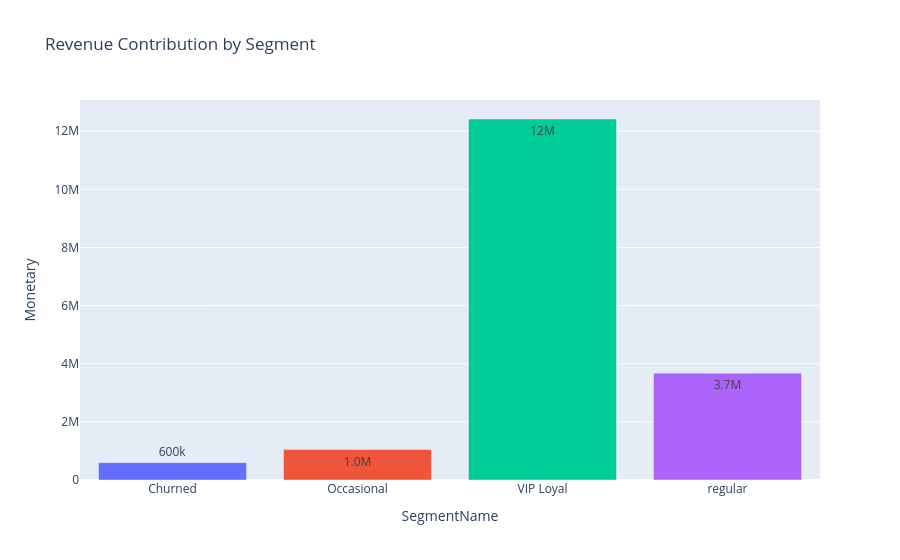

The notebook cell this image was saved under:
### Markdown cell above
# Revenue Contribution

### Code cell
rev_seg = rfm.groupby('SegmentName')['Monetary'].sum().reset_index()

fig_rev = px.bar(
    rev_seg,
    x='SegmentName',
    y='Monetary',
    color='SegmentName',
    text_auto='.2s',
    title='Revenue Contribution by Segment'
)

fig_rev.update_layout(showlegend=False)
fig_rev.show()

### Figure 1 — Plotly figure (JSON) as saved in the notebook; plotly's stock layout.template omitted (floating-point values rounded to 4 significant figures)
{"data": [{"hovertemplate": "SegmentName=%{x}<br>Monetary=%{y}<extra></extra>", "legendgroup": "Churned", "marker": {"color": "#636efa", "pattern": {"shape": ""}}, "name": "Churned", "orientation": "v", "showlegend": true, "textposition": "auto", "texttemplate": "%{y:.2s}", "type": "bar", "x": ["Churned"], "xaxis": "x", "y": [596900.0], "yaxis": "y"}, {"hovertemplate": "SegmentName=%{x}<br>Monetary=%{y}<extra></extra>", "legendgroup": "Occasional", "marker": {"color": "#EF553B", "pattern": {"shape": ""}}, "name": "Occasional", "orientation": "v", "showlegend": true, "textposition": "auto", "texttemplate": "%{y:.2s}", "type": "bar", "x": ["Occasional"], "xaxis": "x", "y": [1049000.0], "yaxis": "y"}, {"hovertemplate": "SegmentName=%{x}<br>Monetary=%{y}<extra></extra>", "legendgroup": "VIP Loyal", "marker": {"color": "#00cc96", "pattern": {"shape": ""}}, "name": "VIP Loyal", "orientation": "v", "showlegend": true, "textposition": "auto", "texttemplate": "%{y:.2s}", "type": "bar", "x": ["VIP Loyal"], "xaxis": "x", "y": [12420000.0], "yaxis": "y"}, {"hovertemplate": "SegmentName=%{x}<br>Monetary=%{y}<extra></extra>", "legendgroup": "regular", "marker": {"color": "#ab63fa", "pattern": {"shape": ""}}, "name": "regular", "orientation": "v", "showlegend": true, "textposition": "auto", "texttemplate": "%{y:.2s}", "type": "bar", "x": ["regular"], "xaxis": "x", "y": [3677000.0], "yaxis": "y"}], "layout": {"barmode": "relative", "legend": {"title": {"text": "SegmentName"}, "tracegroupgap": 0}, "showlegend": false, "title": {"text": "Revenue Contribution by Segment"}, "xaxis": {"anchor": "y", "categoryarray": ["Churned", "Occasional", "VIP Loyal", "regular"], "categoryorder": "array", "domain": [0, 1], "title": {"text": "SegmentName"}}, "yaxis": {"anchor": "x", "domain": [0, 1], "title": {"text": "Monetary"}}}}
